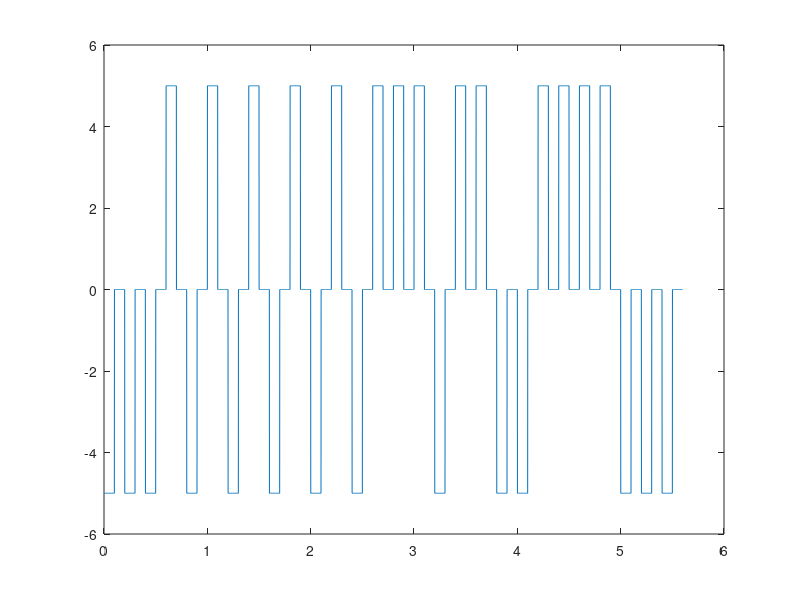

Write MATLAB code to recreate this figure.
function main_polar_RZ()
x = [0 0 0 1 0 1 0 1 0 1 0 1 0 1 1 1 0 1 1 0 0 1 1 1 1 0 0 0];

Bit_rate = 5;
Samples_per_bit_time = 200;
Total_time = length(x)/Bit_rate;
Bit_time = 1/Bit_rate;
Tb = Bit_time;

t = Tb/Samples_per_bit_time:Tb/Samples_per_bit_time:Total_time;
pulse = zeros(1, (length(x)*Samples_per_bit_time));
i = 1;
for k = 1:Samples_per_bit_time:length(x)*Samples_per_bit_time
    if (x(i) == 1)
        pulse(k: k + (Samples_per_bit_time - 1)/2) = 5;
        pulse( k + (Samples_per_bit_time - 1)/2: k + Samples_per_bit_time - 1) = 0;
    else
        pulse(k: k + (Samples_per_bit_time - 1)/2) = -5;
        pulse( k + (Samples_per_bit_time - 1)/2: k + Samples_per_bit_time - 1) = 0;
    end
    i = i + 1;
end
plot(t, pulse);
end
